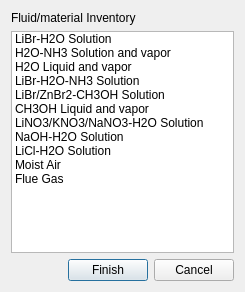
<?xml version="1.0" encoding="UTF-8"?>
<ui version="4.0">
 <class>fluidDialog</class>
 <widget class="QDialog" name="fluidDialog">
  <property name="geometry">
   <rect>
    <x>0</x>
    <y>0</y>
    <width>245</width>
    <height>292</height>
   </rect>
  </property>
  <property name="sizePolicy">
   <sizepolicy hsizetype="Expanding" vsizetype="Expanding">
    <horstretch>0</horstretch>
    <verstretch>0</verstretch>
   </sizepolicy>
  </property>
  <property name="windowTitle">
   <string>Dialog</string>
  </property>
  <layout class="QVBoxLayout" name="verticalLayout_4">
   <item>
    <layout class="QHBoxLayout" name="horizontalLayout_2">
     <item>
      <layout class="QVBoxLayout" name="verticalLayout_2">
       <item>
        <widget class="QLabel" name="label">
         <property name="text">
          <string>Fluid/material Inventory</string>
         </property>
        </widget>
       </item>
       <item>
        <widget class="QListWidget" name="fromList">
         <item>
          <property name="text">
           <string>LiBr-H2O Solution</string>
          </property>
         </item>
         <item>
          <property name="text">
           <string>H2O-NH3 Solution and vapor</string>
          </property>
         </item>
         <item>
          <property name="text">
           <string>H2O Liquid and vapor</string>
          </property>
         </item>
         <item>
          <property name="text">
           <string>LiBr-H2O-NH3 Solution</string>
          </property>
         </item>
         <item>
          <property name="text">
           <string>LiBr/ZnBr2-CH3OH Solution</string>
          </property>
         </item>
         <item>
          <property name="text">
           <string>CH3OH Liquid and vapor</string>
          </property>
         </item>
         <item>
          <property name="text">
           <string>LiNO3/KNO3/NaNO3-H2O Solution</string>
          </property>
         </item>
         <item>
          <property name="text">
           <string>NaOH-H2O Solution</string>
          </property>
         </item>
         <item>
          <property name="text">
           <string>LiCl-H2O Solution</string>
          </property>
         </item>
         <item>
          <property name="text">
           <string>Moist Air</string>
          </property>
         </item>
         <item>
          <property name="text">
           <string>Flue Gas</string>
          </property>
         </item>
        </widget>
       </item>
      </layout>
     </item>
     <item>
      <layout class="QVBoxLayout" name="verticalLayout_3"/>
     </item>
    </layout>
   </item>
   <item>
    <layout class="QHBoxLayout" name="horizontalLayout">
     <item>
      <spacer name="horizontalSpacer">
       <property name="orientation">
        <enum>Qt::Horizontal</enum>
       </property>
       <property name="sizeHint" stdset="0">
        <size>
         <width>40</width>
         <height>20</height>
        </size>
       </property>
      </spacer>
     </item>
     <item>
      <widget class="QPushButton" name="OkButton">
       <property name="text">
        <string>Finish</string>
       </property>
      </widget>
     </item>
     <item>
      <widget class="QPushButton" name="cancelButton">
       <property name="text">
        <string>Cancel</string>
       </property>
      </widget>
     </item>
    </layout>
   </item>
  </layout>
 </widget>
 <tabstops>
  <tabstop>OkButton</tabstop>
  <tabstop>cancelButton</tabstop>
  <tabstop>fromList</tabstop>
 </tabstops>
 <resources/>
 <connections/>
</ui>
